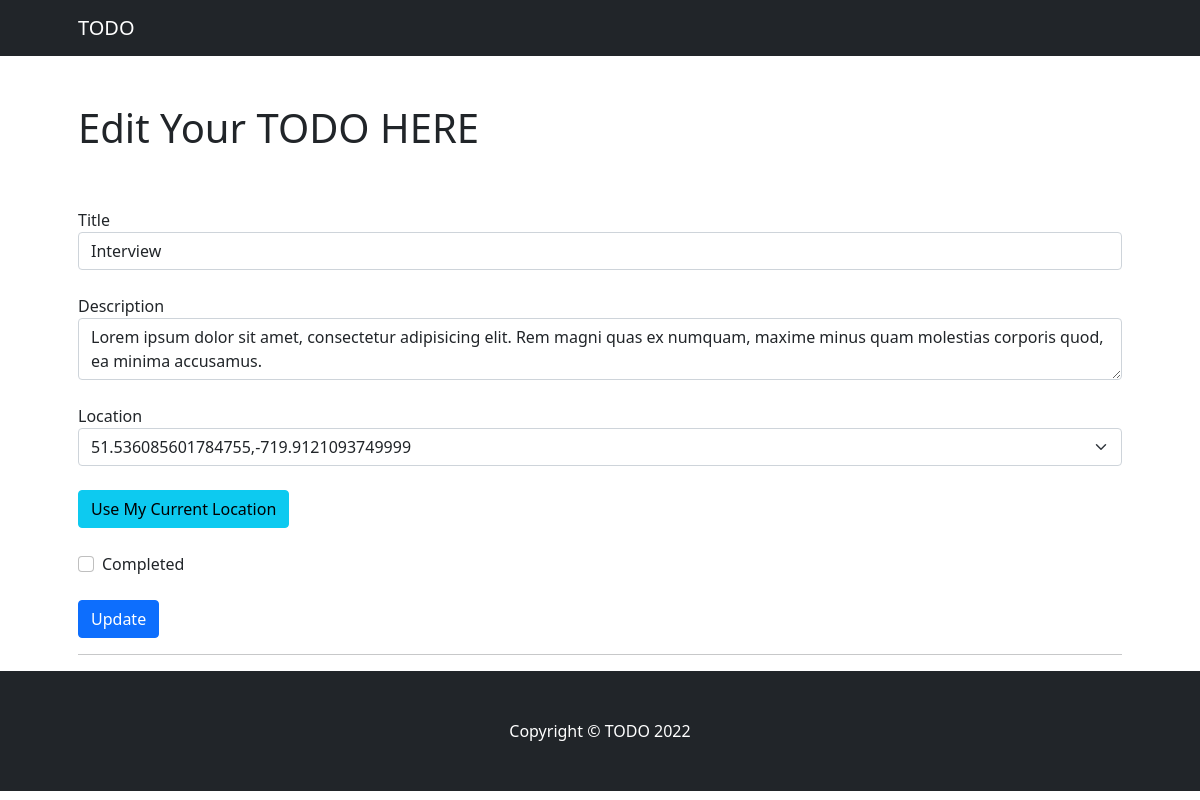
The app's page /show/1, older data.
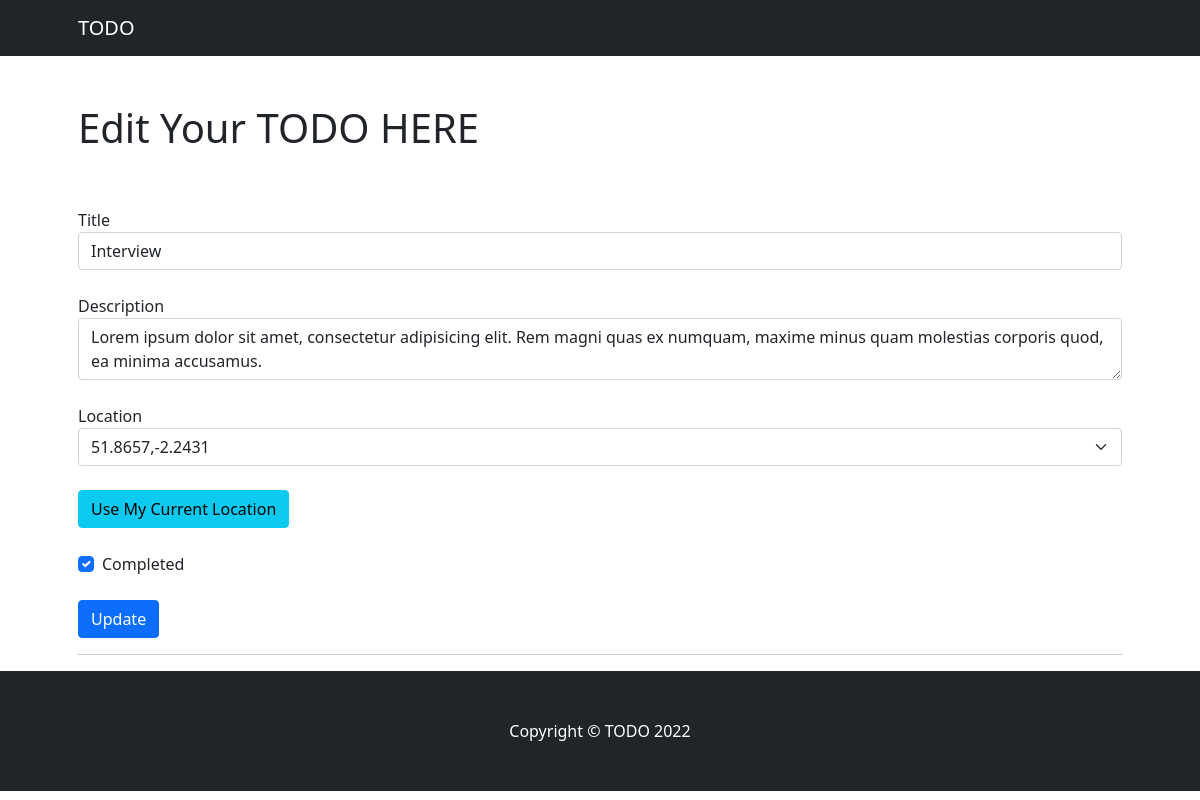
The same page, newer data.
### todoapp/models.py (models this page shows, shortened)
class Todo(models.Model):
    title = models.CharField(max_length=255, null=False)
    description = models.TextField(null=True, blank=True)
    location = models.CharField(max_length=255, null=False)
    is_completed = models.BooleanField(default=False)
    created_at = models.DateTimeField(auto_now_add=True, editable=True)
    updated_at = models.DateTimeField(auto_now=True, editable=True)

### todoapp/views.py (the view)
# urls.py: path('show/<id>', show, name="show-todo"),
@require_http_methods(["GET"])
def show(request, id):
    current_location = geocoder.ip('me')
    obj = Todo.objects.get(id=id)
    return render(request, 'todoapp/edit.html', context={"obj": obj, "current_location": current_location})

### templates/todoapp/edit.html (shortened to what this page needs)
{% extends "todoapp/base.html" %}
{% block content %}
<div class="container px-4 px-lg-5">
            <div class="row gx-4 gx-lg-5 align-items-center my-5">
                <div class="col-lg-5">
                    <h1 class="font-weight-light">Edit Your TODO HERE</h1>
                </div>
            </div>
            <form id="todo-edit-form" method="put patch post" action="{% url 'edit-todo' %}">
                  <div class="form-group mb-4">
                    <label for="title">Title</label>
                    <input type="text" class="form-control" id="title" aria-describedby="title" name="title" value={{ obj.title }} placeholder="Enter title">
                  </div>
                <div class="form-group mb-4">
                    <label for="description">Description</label>
                    <textarea class="form-control" aria-label="With textarea" name="description">{{ obj.description }}</textarea>
                </div>
                <div class="form-group mb-4">
                    <label for="location">Location</label>
                    <select class="form-select" name="location" aria-label="Default select example">
                      <option selected value={{ obj.location }} id="current-location">{{ obj.location }}</option>
                    </select>
                </div>
                <button type="button" class="btn btn-info mb-4" onclick="getLocation()">Use My Current Location</button>
                {% if obj.is_completed == True %}
                <div class="form-check mb-4">
                    <input type="checkbox" class="form-check-input" name="iscompleted" checked="checked" id="iscompleted">
                    <label class="form-check-label" for="iscompleted">Completed</label>
                  </div>
                    {% else %}
                     <div class="form-check mb-4">
                    <input type="checkbox" class="form-check-input" name="iscompleted" id="iscompleted">
                    <label class="form-check-label" for="iscompleted">Completed</label>
                  </div>
                {% endif %}
                  <button type="submit" class="btn btn-primary">Update</button>
            </form>
    <hr>
</div>
{% endblock content %}

### templates/todoapp/base.html (shortened to what this page needs)
{% load static %}
<!DOCTYPE html>
<html lang="en">
    <head>
        <link href="{% static 'css/styles.css' %}" rel="stylesheet" />
    </head>
    <body>
        <nav class="navbar navbar-expand-lg navbar-dark bg-dark">
            <div class="container px-5">
                <a class="navbar-brand" href="/">TODO</a>
            </div>
        </nav>
        {% block content %}
        {% endblock content %}
        <footer class="py-5 bg-dark">
            <div class="container px-4 px-lg-5"><p class="m-0 text-center text-white">Copyright &copy; TODO 2022</p></div>
        </footer>
    </body>
</html>

Row changes from the older to the newer data that the page shows:
changed Todo "Interview": location "51.536085601784755,-719.9121093749999" → "51.8657,-2.2431"; is_completed False → True (drawn)
Text that changed along with them:
form field iscompleted: (not shown) → "☑"
form field iscompleted: "☐" → (not shown)
